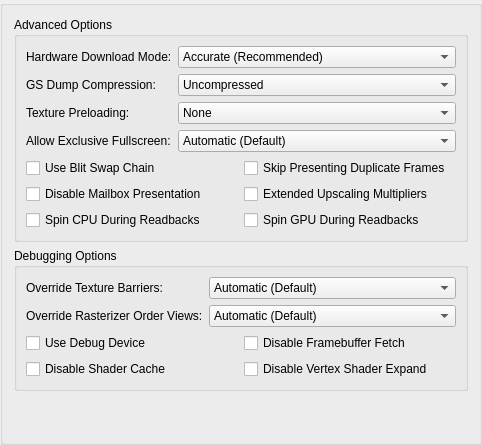
     <widget class="QGroupBox" name="advancedTab">
      <attribute name="title">
       <string extracomment="Advanced here refers to the advanced graphics options.">Advanced</string>
      </attribute>
      <layout class="QVBoxLayout" name="advancedTabLayout">
       <item>
        <widget class="QGroupBox" name="advancedOptions">
         <property name="title">
          <string>Advanced Options</string>
         </property>
         <layout class="QFormLayout" name="advancedOptionsFormLayout">
          <item row="0" column="0">
           <widget class="QLabel" name="hwDownloadModeLabel">
            <property name="text">
             <string>Hardware Download Mode:</string>
            </property>
           </widget>
          </item>
          <item row="0" column="1">
           <widget class="QComboBox" name="gsDownloadMode">
            <item>
             <property name="text">
              <string>Accurate (Recommended)</string>
             </property>
            </item>
            <item>
             <property name="text">
              <string>Disable Readbacks (Synchronize GS Thread)</string>
             </property>
            </item>
            <item>
             <property name="text">
              <string>Unsynchronized (Non-Deterministic)</string>
             </property>
            </item>
            <item>
             <property name="text">
              <string>Disabled (Ignore Transfers)</string>
             </property>
            </item>
           </widget>
          </item>
          <item row="1" column="0">
           <widget class="QLabel" name="gsDumpCompressionLabel">
            <property name="text">
             <string>GS Dump Compression:</string>
            </property>
           </widget>
          </item>
          <item row="1" column="1">
           <widget class="QComboBox" name="gsDumpCompression">
            <item>
             <property name="text">
              <string>Uncompressed</string>
             </property>
            </item>
            <item>
             <property name="text">
              <string>LZMA (xz)</string>
             </property>
            </item>
            <item>
             <property name="text">
              <string>Zstandard (zst)</string>
             </property>
            </item>
           </widget>
          </item>
          <item row="10" column="0" colspan="2">
           <layout class="QGridLayout" name="gridLayout_9">
            <item row="2" column="0">
             <widget class="QCheckBox" name="disableMailboxPresentation">
              <property name="text">
               <string extracomment="Mailbox Presentation: a type of graphics-rendering technique that has not been exposed to the public that often, so chances are you will need to keep the word mailbox in English. It does not have anything to do with postal mailboxes or email inboxes/outboxes.">Disable Mailbox Presentation</string>
              </property>
             </widget>
            </item>
            <item row="1" column="0">
             <widget class="QCheckBox" name="useBlitSwapChain">
              <property name="text">
               <string extracomment="Blit = a data operation. You might want to write it as-is, but fully uppercased. More information: https://en.wikipedia.org/wiki/Bit_blit \nSwap chain: see Microsoft's Terminology Portal.">Use Blit Swap Chain</string>
              </property>
             </widget>
            </item>
            <item row="1" column="1">
             <widget class="QCheckBox" name="skipPresentingDuplicateFrames">
              <property name="text">
               <string>Skip Presenting Duplicate Frames</string>
              </property>
             </widget>
            </item>
            <item row="2" column="1">
             <widget class="QCheckBox" name="extendedUpscales">
              <property name="text">
               <string>Extended Upscaling Multipliers</string>
              </property>
             </widget>
            </item>
            <item row="3" column="1">
             <widget class="QCheckBox" name="spinGPUDuringReadbacks">
              <property name="text">
               <string>Spin GPU During Readbacks</string>
              </property>
             </widget>
            </item>
            <item row="3" column="0">
             <widget class="QCheckBox" name="spinCPUDuringReadbacks">
              <property name="text">
               <string>Spin CPU During Readbacks</string>
              </property>
             </widget>
            </item>
           </layout>
          </item>
          <item row="6" column="0">
           <widget class="QLabel" name="exclussiveFSLabel">
            <property name="text">
             <string>Allow Exclusive Fullscreen:</string>
            </property>
           </widget>
          </item>
          <item row="6" column="1">
           <widget class="QComboBox" name="exclusiveFullscreenControl">
            <item>
             <property name="text">
              <string>Automatic (Default)</string>
             </property>
            </item>
            <item>
             <property name="text">
              <string>Disallowed</string>
             </property>
            </item>
            <item>
             <property name="text">
              <string>Allowed</string>
             </property>
            </item>
           </widget>
          </item>
          <item row="5" column="1">
           <widget class="QComboBox" name="texturePreloading">
            <item>
             <property name="text">
              <string>None</string>
             </property>
            </item>
            <item>
             <property name="text">
              <string>Partial</string>
             </property>
            </item>
            <item>
             <property name="text">
              <string>Full (Hash Cache)</string>
             </property>
            </item>
           </widget>
          </item>
          <item row="5" column="0">
           <widget class="QLabel" name="texturePreloadingLabel">
            <property name="text">
             <string>Texture Preloading:</string>
            </property>
           </widget>
          </item>
         </layout>
        </widget>
       </item>
       <item>
        <widget class="QGroupBox" name="debuggingOptions">
         <property name="title">
          <string>Debugging Options</string>
         </property>
         <layout class="QFormLayout" name="debuggingOptionsFormLayout">
          <item row="0" column="0">
           <widget class="QLabel" name="barriersLabel">
            <property name="text">
             <string>Override Texture Barriers:</string>
            </property>
           </widget>
          </item>
          <item row="0" column="1">
           <widget class="QComboBox" name="overrideTextureBarriers">
            <item>
             <property name="text">
              <string>Automatic (Default)</string>
             </property>
            </item>
            <item>
             <property name="text">
              <string>Force Disabled</string>
             </property>
            </item>
            <item>
             <property name="text">
              <string>Force Enabled</string>
             </property>
            </item>
           </widget>
          </item>
          <item row="2" column="0" colspan="2">
           <layout class="QGridLayout" name="debuggingOptionsLayout">
            <item row="0" column="1">
             <widget class="QCheckBox" name="disableFramebufferFetch">
              <property name="text">
               <string>Disable Framebuffer Fetch</string>
              </property>
             </widget>
            </item>
            <item row="1" column="0">
             <widget class="QCheckBox" name="disableShaderCache">
              <property name="text">
               <string>Disable Shader Cache</string>
              </property>
             </widget>
            </item>
            <item row="1" column="1">
             <widget class="QCheckBox" name="disableVertexShaderExpand">
              <property name="text">
               <string>Disable Vertex Shader Expand</string>
              </property>
             </widget>
            </item>
            <item row="0" column="0">
             <widget class="QCheckBox" name="useDebugDevice">
              <property name="text">
               <string>Use Debug Device</string>
              </property>
             </widget>
            </item>
           </layout>
          </item>
          <item row="1" column="0">
           <widget class="QLabel" name="label_49">
            <property name="text">
             <string>Override Rasterizer Order Views:</string>
            </property>
           </widget>
          </item>
          <item row="1" column="1">
           <widget class="QComboBox" name="overrideRasterizerOrderViews">
            <item>
             <property name="text">
              <string>Automatic (Default)</string>
             </property>
            </item>
            <item>
             <property name="text">
              <string>Force Disabled</string>
             </property>
            </item>
            <item>
             <property name="text">
              <string>Force Enabled</string>
             </property>
            </item>
           </widget>
          </item>
         </layout>
        </widget>
       </item>
       <item>
        <spacer name="verticalSpacer_2">
         <property name="orientation">
          <enum>Qt::Orientation::Vertical</enum>
         </property>
         <property name="sizeHint" stdset="0">
          <size>
           <width>20</width>
           <height>40</height>
          </size>
         </property>
        </spacer>
       </item>
      </layout>
     </widget>
